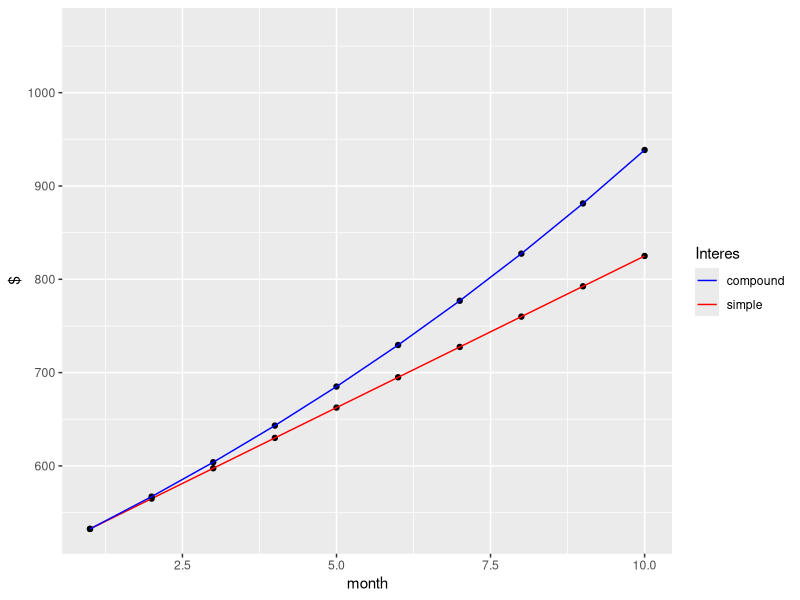

Write R code to recreate this figure.
# https://gist.github.com/juanchiem/08cc1c49c019347da5dc45203587e6b1
library(tidyverse)

month <- 1:12
rate <- 78/12/100 # 78/12
initial_cap <- 500
simp_int  <- initial_cap + (initial_cap*rate)*month
comp_int = initial_cap*(1+rate)^(month)

df <- data.frame(month, simp_int, comp_int) 
df

df %>% 
ggplot() +
  aes(x=month)+
  geom_point(aes(y=simp_int)) +
  geom_line(aes(y=simp_int, col="simple")) +
  geom_point(aes(y=comp_int))+
  geom_line(aes(y=comp_int, col="compound"))+
  scale_color_manual("Interes", 
                     values = c("simple"="red",
                                "compound"="blue")) + 
  labs(y="$") + 
  lims(x=c(1,10))
